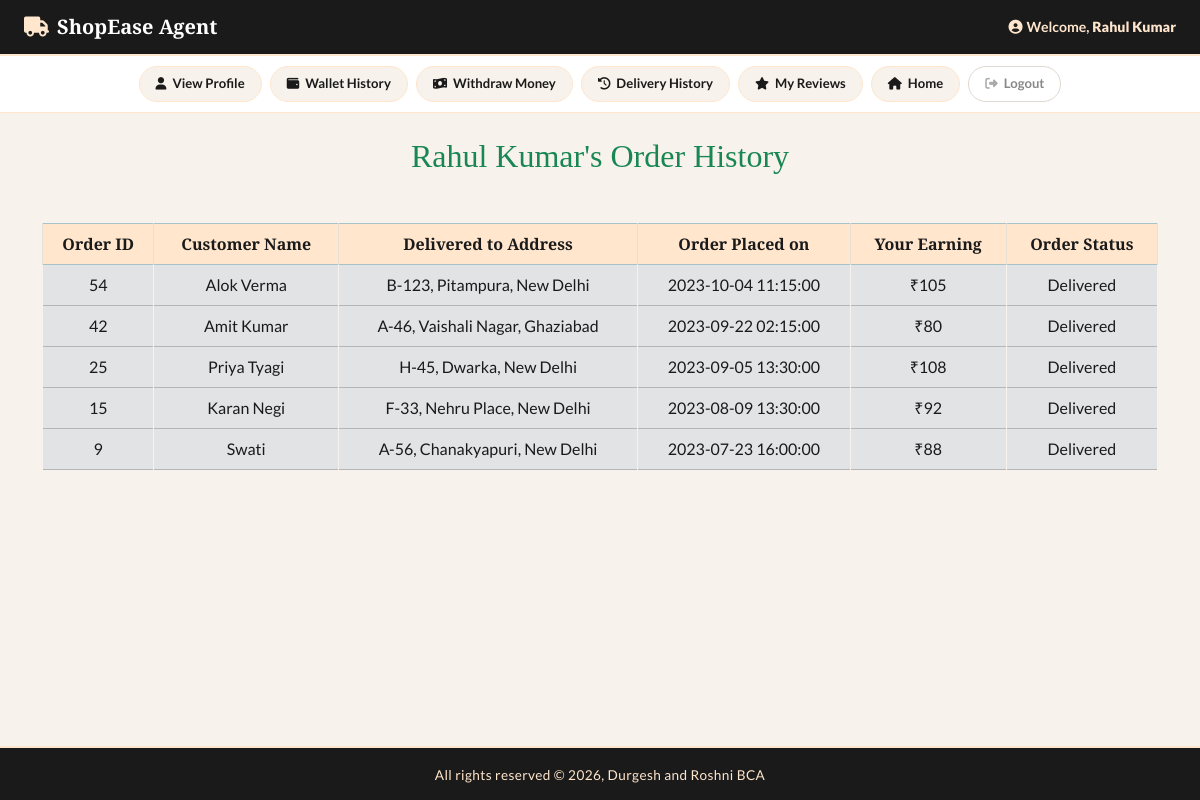
The app's page /agent_mode/profile_page.php?agent_id=1&history with its own data.
### tables this page shows
CREATE TABLE IF NOT EXISTS deliveryAgent (
        agentID INT AUTO_INCREMENT PRIMARY KEY,
    first_name VARCHAR(50) NOT NULL,
    last_name VARCHAR(50),
    availabilityStatus VARCHAR(20) NOT NULL DEFAULT "Offline",  
    phone_no BIGINT UNIQUE NOT NULL,  
    email VARCHAR(100) UNIQUE NOT NULL,
    password VARCHAR(50) NOT NULL,
    dob DATE NOT NULL,
    age INT DEFAULT 0  
);

CREATE TABLE IF NOT EXISTS `order` (
        orderID INT AUTO_INCREMENT PRIMARY KEY,
    status VARCHAR(20) NOT NULL DEFAULT "Confirmed",  
    total_price DECIMAL(10, 2) NOT NULL,
    time TIMESTAMP NOT NULL DEFAULT CURRENT_TIMESTAMP,
    location VARCHAR(255) NOT NULL,
    agentPayment INT NOT NULL DEFAULT 50,
    customerID INT NOT NULL,
    agentID INT NOT NULL,
    FOREIGN KEY (customerID) REFERENCES customer(customerID),  
    FOREIGN KEY (agentID) REFERENCES deliveryAgent(agentID)  
);

CREATE TABLE IF NOT EXISTS customer (
        customerID INT AUTO_INCREMENT PRIMARY KEY, 
    first_name VARCHAR(50) NOT NULL,  
    last_name VARCHAR(50),
    address_street VARCHAR(100) NOT NULL,  
        address_city VARCHAR(50) NOT NULL,
        address_state VARCHAR(50) NOT NULL,
    pincode INT NOT NULL,
    phone_no BIGINT UNIQUE NOT NULL,  
    email VARCHAR(100) UNIQUE NOT NULL,
    password VARCHAR(50) NOT NULL,
    dob DATE NOT NULL,
    age INT DEFAULT 0,  
    gender VARCHAR(10)
);

### agent_mode/agent_history.php (the view, shortened to what this page needs)
<?php
$fetch_orders = "SELECT * FROM `order` WHERE agentID = $agent_id AND status = 'Delivered' ORDER BY orderID DESC;";
$result_fetch = mysqli_query($con, $fetch_orders);
$num_of_rows = mysqli_num_rows($result_fetch);
if ($num_of_rows == 0) {
    echo "<h2 class='text-center text-danger'> Deliver orders to view history! </h2>";
} else {
    ?>
    <h2 class="text-center text-success"><?php echo "$agent_name's Order History"; ?></h2>
    <table class="table table-bordered mt-5">
        <thead class="table-info text-center text-white">
            <tr>
                <th>Order ID</th>
                <th>Customer Name</th>
                <th>Delivered to Address</th>
                <th>Order Placed on</th>
                <th>Your Earning</th>
                <th>Order Status</th>
            </tr>
        </thead>
        <tbody class="table-secondary text-white">
            <?php
            while ($fetch_row = mysqli_fetch_assoc($result_fetch)) {
                $order_id = $fetch_row["orderID"];
                $order_location = $fetch_row["location"];
                $order_time = $fetch_row["time"];
                $order_custID = $fetch_row["customerID"];
                $order_agentPayment = $fetch_row["agentPayment"];
                $order_status = $fetch_row["status"];
                ?>
                <tr class='text-center align-middle'>
                    <td>
                        <?php echo $order_id; ?>
                    </td>
                    <td>
                        <?php
                        $get_cust = "SELECT * FROM customer WHERE customerID = $order_custID;";
                        $result_get = mysqli_query($con, $get_cust);
                        $row_cust = mysqli_fetch_assoc($result_get);
                        $cust_fname = $row_cust['first_name'];
                        $cust_lname = $row_cust['last_name'];
                        if ($cust_lname === null) {
                            $cust_name = $cust_fname;
                        } else {
                            $cust_name = $cust_fname . ' ' . $cust_lname;
                        }
                        echo $cust_name;
                        ?>
                    </td>
                    <td>
                        <?php echo $order_location; ?>
                    </td>
                    <td>
                        <?php echo $order_time; ?>
                    </td>
                    <td>
                        <?php echo "₹$order_agentPayment"; ?>
                    </td>
                    <td>
                        <?php echo $order_status; ?>
                    </td>
                </tr>
                <?php
            }
            ?>
        </tbody>
    </table>
    <?php
}
?>

### agent_mode/profile_page.php (shortened to what this page needs)
<?php
include ('../includes/connect.php');
if (isset($_GET['agent_id'])) {
    $agent_id = $_GET['agent_id'];
    $get_data = "SELECT * FROM deliveryAgent WHERE agentID = $agent_id;";
    $result_get = mysqli_query($con, $get_data);
    $row_data   = mysqli_fetch_assoc($result_get);
    $agent_id     = $row_data["agentID"];
    $agent_fname  = $row_data['first_name'];
    $agent_lname  = $row_data['last_name'];
    $agent_status = $row_data['availabilityStatus'];
    $agent_name   = $agent_lname ? "$agent_fname $agent_lname" : $agent_fname;
    $nextPage = ($agent_status == "Offline") ? "offlineHome" : "home";
}
?>
<!DOCTYPE html>
<html lang="en">
<head>
    <link href="https://cdn.jsdelivr.net/npm/bootstrap@5.3.3/dist/css/bootstrap.min.css" rel="stylesheet">
    <link rel="stylesheet" href="https://cdnjs.cloudflare.com/ajax/libs/font-awesome/6.5.1/css/all.min.css">
    <link rel="stylesheet" href="../style.css">
</head>
<body>
    <div class="app-topbar">
        <a href="index.php?agent_id=<?php echo $agent_id . '&' . $nextPage; ?>" class="brand">
            <i class="fas fa-truck"></i> ShopEase Agent
        </a>
        <div class="topbar-right">
            <span class="welcome-text"><i class="fas fa-user-circle me-1"></i>Welcome, <strong><?php echo $agent_name; ?></strong></span>
        </div>
    </div>
    <div class="app-action-nav">
        <a href="profile_page.php?agent_id=<?php echo $agent_id; ?>&view_profile" class="app-nav-btn">
            <i class="fas fa-user"></i> View Profile
        </a>
        <a href="profile_page.php?agent_id=<?php echo $agent_id; ?>&wallet_history" class="app-nav-btn">
            <i class="fas fa-wallet"></i> Wallet History
        </a>
        <a href="profile_page.php?agent_id=<?php echo $agent_id; ?>&top_up" class="app-nav-btn">
            <i class="fas fa-money-bill-wave"></i> Withdraw Money
        </a>
        <a href="profile_page.php?agent_id=<?php echo $agent_id; ?>&history" class="app-nav-btn">
            <i class="fas fa-history"></i> Delivery History
        </a>
        <a href="profile_page.php?agent_id=<?php echo $agent_id; ?>&view_reviews" class="app-nav-btn">
            <i class="fas fa-star"></i> My Reviews
        </a>
        <a href="index.php?agent_id=<?php echo $agent_id . '&' . $nextPage; ?>" class="app-nav-btn">
            <i class="fas fa-home"></i> Home
        </a>
        <a href="../start.php" class="app-nav-btn logout-btn">
            <i class="fas fa-sign-out-alt"></i> Logout
        </a>
    </div>
    <div class="container my-4">
        <?php
        if (isset($_GET['view_profile']))   include('view_profile.php');
        elseif (isset($_GET['edit_profile'])) include('edit_profile.php');
        elseif (isset($_GET['history']))     include('agent_history.php');
        elseif (isset($_GET['top_up']))      include('top_up.php');
        elseif (isset($_GET['wallet_history'])) include('wallet_history.php');
        elseif (isset($_GET['view_reviews'])) include('agent_reviews.php');
        else include('view_profile.php');
        ?>
    </div>
    <?php include('../includes/footer.php'); ?>
</body>
</html>

### includes/footer.php (shortened to what this page needs)
<!DOCTYPE html>
<html lang="en">
<head>
</head>
<body>
    <div class="content"></div>
    <div class="footer">All rights reserved &copy; 2026, Durgesh and Roshni BCA</div>
</body>
</html>

### style.css (style rules this page uses)
* { margin: 0; padding: 0; box-sizing: border-box; }
body { background-color: #F7F2EB; font-family: 'Lato', sans-serif; color: #1A1A1A; }
.app-topbar { background: #1A1A1A; border-bottom: 2px solid #FFE6CD; padding: 12px 24px; display: flex; align-items: center; justify-content: space-between; box-shadow: 0 2px 10px rgba(0,0,0,0.18); flex-wrap: wrap; gap: 10px; }
.app-topbar .brand { font-family: 'Playfair Display', serif; font-size: 1.25rem; font-weight: 700; color: #FFFFFF; text-decoration: none; display: flex; align-items: center; gap: 8px; }
.app-topbar .brand i { color: #FFE6CD; }
.app-topbar .topbar-right { display: flex; align-items: center; gap: 18px; font-size: 0.88rem; }
.app-topbar .welcome-text { color: #FFE6CD; font-size: 0.88rem; font-weight: 600; }
.app-action-nav { background: #FFFFFF; border-bottom: 1px solid #FFE6CD; padding: 10px 20px; display: flex; flex-wrap: wrap; gap: 8px; justify-content: center; align-items: center; }
.app-nav-btn { display: inline-flex; align-items: center; gap: 6px; padding: 7px 16px; border-radius: 20px; font-size: 0.82rem; font-weight: 600; color: #1A1A1A; background: #F7F2EB; border: 1.5px solid #FFE6CD; text-decoration: none; transition: all 0.2s ease; white-space: nowrap; cursor: pointer; }
.app-nav-btn i { font-size: 0.78rem; color: #1A1A1A; }
.app-nav-btn.logout-btn { background: #FFFFFF; border-color: #e0d8d0; color: #888; }
.app-nav-btn.logout-btn i { color: #aaa; }
h1, h2, h3 { font-family: 'Playfair Display', serif; color: #1A1A1A; }
.footer { background: #1A1A1A; color: #FFE6CD !important; border-top: 2px solid #FFE6CD; font-family: 'Lato', sans-serif; font-size: 0.88rem; letter-spacing: 0.3px; }
table { background: #FFFFFF; }
.table th { background: #FFE6CD; color: #1A1A1A; font-family: 'Playfair Display', serif; border-color: #e8dfd5; }
.table td { border-color: #F7F2EB; color: #1A1A1A; }

### agent_mode/profile_page.php (style rules this page uses)
body { background: #F7F2EB; overflow-x: hidden; }

### includes/footer.php (style rules this page uses)
body { margin: 0; padding: 0; min-height: 100vh; position: relative; }
.content { padding-bottom: 54px; }
.footer { position: absolute; bottom: 0; width: 100%; height: 54px; background: #1A1A1A; color: #FFE6CD; text-align: center; line-height: 54px; font-size: 0.85rem; letter-spacing: 0.4px; border-top: 2px solid #FFE6CD; font-family: 'Lato', sans-serif; }

### records on screen
deliveryagent: agent_name "Rahul Kumar"
order: orderID "54", customerID.last_name "Alok Verma", location "B-123, Pitampura, New Delhi", time "2023-10-04 11:15:00", agentPayment "105", status "Delivered"
order: orderID "42", customerID.last_name "Amit Kumar", location "A-46, Vaishali Nagar, Ghaziabad", time "2023-09-22 02:15:00", agentPayment "80", status "Delivered"
order: orderID "25", customerID.last_name "Priya Tyagi", location "H-45, Dwarka, New Delhi", time "2023-09-05 13:30:00", agentPayment "108", status "Delivered"
order: orderID "15", customerID.last_name "Karan Negi", location "F-33, Nehru Place, New Delhi", time "2023-08-09 13:30:00", agentPayment "92", status "Delivered"
order: orderID "9", customerID.first_name "Swati", location "A-56, Chanakyapuri, New Delhi", time "2023-07-23 16:00:00", agentPayment "88", status "Delivered"
